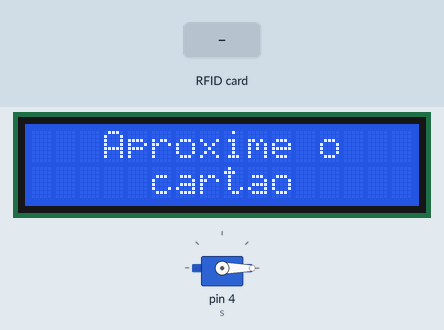
This sketch was run on a simulated Arduino Uno, built with avr-gcc and run on an emulated ATmega328P. Shown: 16×2 character LCD, servo. Inputs (shaded band) come from the test bench. What the sketch prints to the serial monitor is not drawn.

Above: at 1.3 s.
1.4 s: RFID card 02 DC A7 34 held to the reader
At 2.2 s:
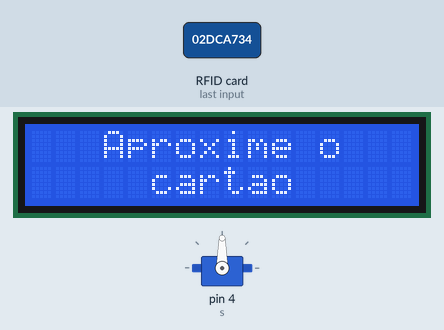
Timing chart, 0 to 4.4 s (numbered marks = the images above; inputs shaded):
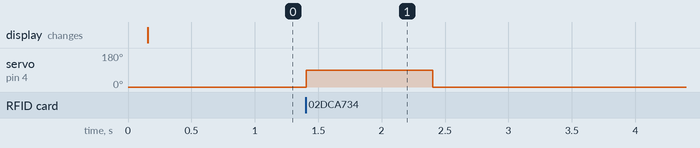

The sketch:

Adicionar_Confirmacao_Visual.ino
```cpp
#include <SPI.h>                                   //Inclusão das bibliotecas
#include <MFRC522.h>
#include <Servo.h>
#include <LiquidCrystal_I2C.h>
#include <Wire.h>

#define ss 10                                     //Define os pinos ss e rst
#define rst 9

LiquidCrystal_I2C lcd(0x27, 16, 2);               //Cria o objeto do display
MFRC522 rfid(ss, rst);                            //Cria o objeto do rfid
Servo s;                                          //Cria o objeto do servo-motor

void setup() {
  Serial.begin(9600);                             //Inicia o Monitor Serial
  SPI.begin();                                    //Inicia o SPI
  rfid.PCD_Init();                                //Inicia o leitor

  lcd.init();                                     //Inicia e liga a luz do display
  lcd.backlight();

  s.attach(4);                                    //Anexa o servo-motor ao pino 4
  s.write(0);                                     //Inicia o motor na posição 0
}

void loop() {
  String id = "";                                  //Cria a variável "id"

  //Se não houver nenhum cartão, não faz nada
  if (!rfid.PICC_IsNewCardPresent() || !rfid.PICC_ReadCardSerial()) {
     lcd.setCursor(3, 0);                          //Imprime a mensagem centralizada no display
     lcd.print("Aproxime o");
     lcd.setCursor(5, 1);
     lcd.print("cartao");
     return;
  }

  id = le_cartao();                               //Chama a função para ler a uid

  if (id == "02:DC:A7:34") {                      //Verifica a uid lida (troque o parâmetro de verificação para sua tag antes lida)
    Serial.println("Acesso permitido");           //Imprime a mensagem
    s.write(90);                                  //Gira o motor a 90°
    delay(1000);                                  //Delay de 1 segundo
    s.write(0);                                   //Retorna para a posição de 0°
  }
}

String le_cartao() {
  String _id = "";                                //Cria a variável "_id"
  for (byte i = 0; i < 4; i++) {                  //Loop for para percorrer os caracteres lidos, seguindo o formato proposto
    _id += (rfid.uid.uidByte[i] < 0x10 ? "0" : "") + String(rfid.uid.uidByte[i], HEX) + (i!=3 ? ":" : "");
  }

  _id.toUpperCase();                              //Transforma as letras em caixa alta
  rfid.PICC_HaltA();                              //Para a criptografia
  rfid.PCD_StopCrypto1();

  return _id;                                     //Retorna a uid lida
}

void pisca(byte pino) {
  for (byte i = 0; i < 5; i++) {                  //Lopp para repetir a função
    digitalWrite(pino, HIGH);                     //Liga o led
    delay(100);                                   //Espera 100 milissegundos
    digitalWrite(pino, LOW);                      //Desliga o led
    delay(100);                                   //Espera 100 milissegundos
  }
}
```

Measured:
- after the input at 1.4 s, servo on pin 4 (s): 0° → 90° at once, → 0° 1.0 s later
